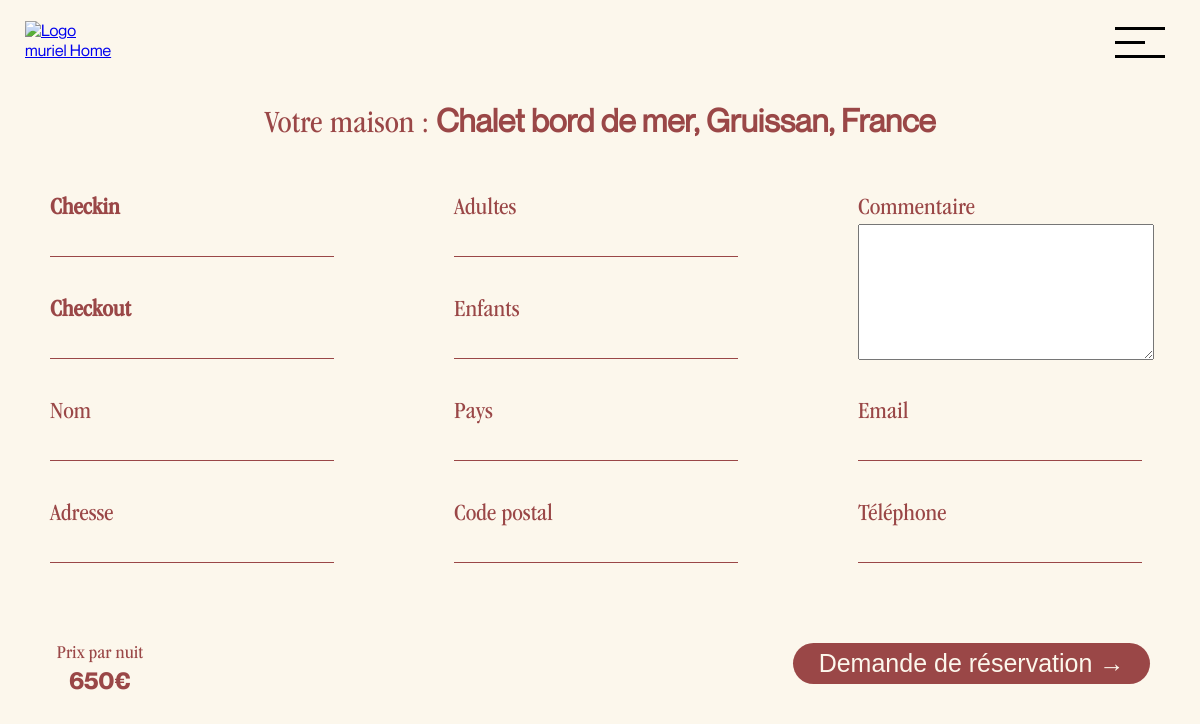
/reservation-2.php?maison=24, run on an earlier commit of the app's database.
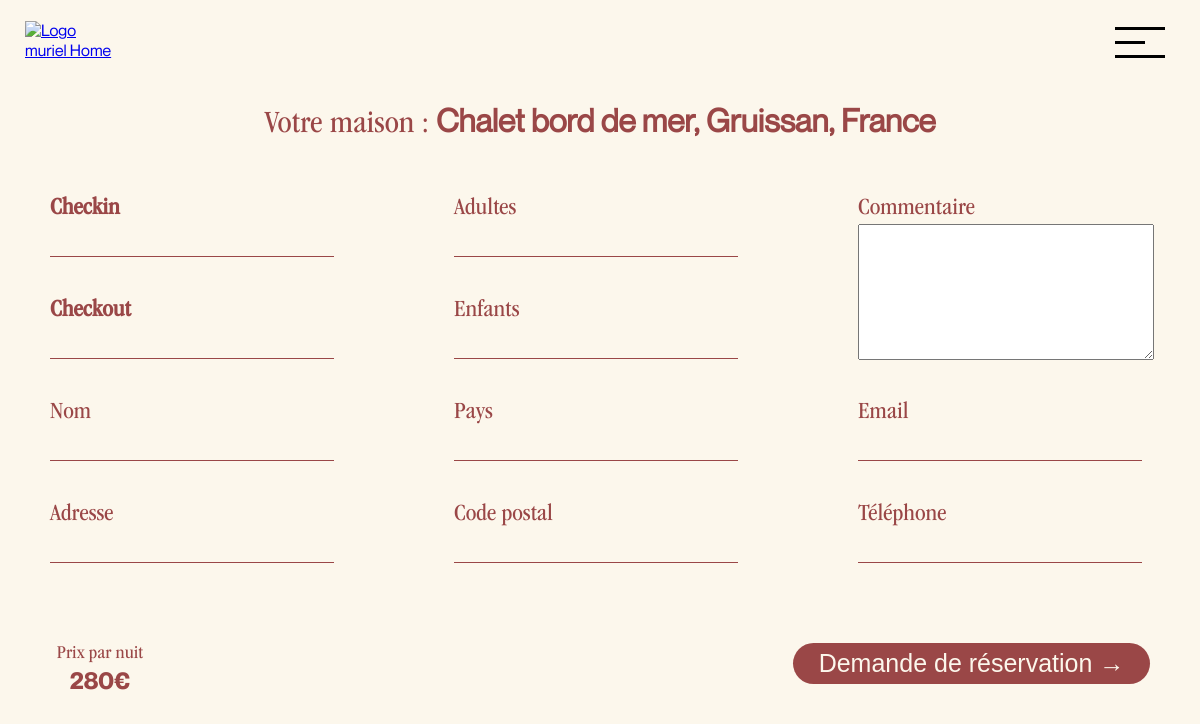
And on a later commit of the database.
### tables this page shows
CREATE TABLE `rooms` (
  `id` int(11) NOT NULL,
  `room_number` varchar(255) NOT NULL,
  `shortName` varchar(50) NOT NULL,
  `price` text NOT NULL,
  `details` text NOT NULL,
  `details2` text NOT NULL,
  `details3` text NOT NULL,
  `lieu` varchar(255) NOT NULL,
  `map` text NOT NULL,
  `photo` text NOT NULL,
  `photo_des` longtext NOT NULL,
  `photo2` longtext NOT NULL,
  `photo_des2` longtext NOT NULL,
  `photo3` longtext NOT NULL,
  `photo_des3` longtext NOT NULL,
  `photo4` longtext NOT NULL,
  `photo_des4` longtext NOT NULL,
  `photo5` longtext NOT NULL,
  `photo_des5` longtext NOT NULL,
  `photo6` longtext NOT NULL,
  `photo_des6` longtext NOT NULL,
  `photo7` longtext NOT NULL,
  `photo_des7` longtext NOT NULL,
  `photo8` longtext NOT NULL,
  `photo_des8` longtext NOT NULL,
  `photo9` longtext NOT NULL,
  `photo_des9` longtext NOT NULL,
  `photo10` longtext NOT NULL,
  `photo_des10` longtext NOT NULL,
  `photo11` longtext NOT NULL,
  `photo_des11` longtext NOT NULL,
  `photo12` longtext NOT NULL,
  `photo_des12` longtext NOT NULL,
  `photo13` longtext NOT NULL,
  `photo_des13` longtext NOT NULL,
  `photo14` longtext NOT NULL,
  `photo_des14` longtext NOT NULL,
  `photo15` longtext NOT NULL,
  `photo_des15` longtext NOT NULL,
  `photo16` longtext NOT NULL,
  `photo_des16` longtext NOT NULL,
  `photo17` longtext NOT NULL,
  `photo_des17` longtext NOT NULL,
  `photo18` longtext NOT NULL,
  `photo_des18` longtext NOT NULL,
  `photo19` longtext NOT NULL,
  `photo_des19` longtext NOT NULL,
  `photo20` longtext NOT NULL,
  `photo_des20` longtext NOT NULL,
  `photo21` longtext NOT NULL,
  `photo_des21` longtext NOT NULL,
  `photo22` longtext NOT NULL,
  `photo_des22` longtext NOT NULL,
  `photo23` longtext NOT NULL,
  `photo_des23` longtext NOT NULL,
  `photo24` longtext NOT NULL,
  `photo_des24` longtext NOT NULL,
  `eq1` longtext NOT NULL,
  `eq2` longtext NOT NULL,
  `eq3` longtext NOT NULL,
  `eq4` longtext NOT NULL,
  `eq5` longtext NOT NULL,
  `eq6` longtext NOT NULL,
  `eq7` longtext NOT NULL,
  `eq8` longtext NOT NULL,
  `eq9` longtext NOT NULL,
  `eq10` longtext NOT NULL,
  `eq11` longtext NOT NULL,
  `eq12` longtext NOT NULL,
  `eq13` longtext NOT NULL,
  `eq14` longtext NOT NULL,
  `eq15` longtext NOT NULL,
  `act1` longtext NOT NULL,
  `act2` longtext NOT NULL,
  `act3` longtext NOT NULL,
  `act4` varchar(80) NOT NULL,
  `act5` varchar(80) NOT NULL,
  `act6` varchar(80) NOT NULL,
  `act7` varchar(80) NOT NULL,
  `act8` varchar(80) NOT NULL,
  `act9` varchar(80) NOT NULL,
  `act10` varchar(80) NOT NULL,
  `act11` varchar(80) NOT NULL,
  `act12` varchar(80) NOT NULL,
  `act13` varchar(80) NOT NULL,
  `act14` varchar(80) NOT NULL,
  `act15` varchar(80) NOT NULL,
  `act16` varchar(80) NOT NULL,
  `act17` varchar(80) NOT NULL,
  `inte1` varchar(80) NOT NULL,
  `inte2` varchar(80) NOT NULL,
  `inte3` varchar(80) NOT NULL,
  `inte4` varchar(80) NOT NULL,
  `inte5` varchar(80) NOT NULL,
  `inte6` varchar(80) NOT NULL,
  `inte7` varchar(80) NOT NULL,
  `inte8` varchar(80) NOT NULL,
  `inte9` varchar(80) NOT NULL,
  `inte10` varchar(80) NOT NULL,
  `inte11` varchar(80) NOT NULL,
  `dist1` varchar(100) NOT NULL,
  `dist2` varchar(100) NOT NULL,
  `dist3` varchar(100) NOT NULL,
  `dist4` varchar(100) NOT NULL,
  `dist5` varchar(100) NOT NULL,
  `dist6` varchar(100) NOT NULL,
  `dist7` varchar(100) NOT NULL
);

### reservation-2.php (the view, shortened to what this page needs)
<?php
require_once 'core/core.php';
include 'includes/header.php';
$roomID = $_GET['maison'];
$select = $db->query("SELECT * FROM rooms WHERE id = '{$roomID}' ");
$maison = $select->fetch(PDO::FETCH_ASSOC);
?>
<link rel="stylesheet" href="https://ajax.googleapis.com/ajax/libs/jqueryui/1.12.1/themes/humanity/jquery-ui.css" type="text/css">
<div class="qhero_page_reservation_2">
    <h1 data-aos="fade" data-aos-anchor-placement="top-bottom" data-aos-delay="0" data-aos-duration="2000">Votre maison : <span> <?= $maison['shortName'] . ', ' . $maison['lieu']; ?></span></h1>
    <form action="" method="POST" id="myForm" class="form-control" name="register" onsubmit="return validate();">
        <div class="row" data-aos="fade" data-aos-anchor-placement="top-bottom" data-aos-delay="500" data-aos-duration="2000">
            <div class="col">
                <div>
                    <div class="input_row">
                        <label for=txtFromDate1><strong>Checkin</strong></label><br>
                        <input type="text" name="txtFromDate1" id="txtFromDate1" class="home-input" />
                        <br>
                    </div>
                    <div class="input_row">
                        <label for=txtFromDate2><strong>Checkout</strong></label><br>
                        <input type="text" name="txtFromDate2" id="txtFromDate2" class="home-input" />
                        <br>
                    </div>
                </div>
                <div>
                    <div class="input_row">
                        <label class="form-control-label">Adultes</label><br>
                        <input type="number" class="form-control" max="10" min="0" name="people" id="people">
                        <br>
                    </div>
                    <div class="input_row">
                        <label class="form-control-label">Enfants</label><br>
                        <input type="number" class="form-control" max="10" min="0" name="children" id="child">
                        <br>
                    </div>
                </div>
                <div class="input_row">
                    <label for="">Commentaire</label><br>
                    <textarea name="commentaire" id="" cols="30" rows="5"></textarea>
                </div>
            </div>
        </div>
        <div class="row">
            <div class="col" data-aos="fade" data-aos-anchor-placement="top-bottom" data-aos-delay="500" data-aos-duration="2000">
                <div>
                    <div class="input_row">
                        <label class="form-control-label">Nom</label><br>
                        <input type="text" class="form-control" name="name" id="name">
                        <br>
                    </div>
                    <div class="input_row">
                        <label class="form-control-label">Adresse</label><br>
                        <input type="text" class="form-control" name="adress" id="adress">
                        <br>
                    </div>
                </div>
                <div>
                    <div class="input_row">
                        <label class="form-control-label">Pays</label><br>
                        <input type="text" class="form-control" max="5" name="pays" id="pays">
                        <br>
                    </div>
                    <div class="input_row">
                        <label class="form-control-label">Code postal</label><br>
                        <input type="text" class="form-control" name="zip" id="zip">
                        <br>
                    </div>
                </div>
                <div>
                    <div class="input_row">
                        <label class="form-control-label">Email</label><br>
                        <input type="mail" class="form-control" max="5" name="email" id="email">
                        <br>
                    </div>
                    <div class="input_row">
                        <label class="form-control-label">Téléphone</label><br>
                        <input type="tel" class="form-control" max="5" name="phone" id="phone">
                        <br>
                    </div>
                </div>
            </div>
        </div>
        <div class="ajustement-margin-top">
            <div class="row finalPrice prix-nuit-div" data-aos="fade" data-aos-anchor-placement="top-bottom" data-aos-delay="1000" data-aos-duration="2000">
                <div class="col_price">
                    <h3>Prix par nuit</h3>
                    <h4><?= $maison['price']; ?>€</h4>
                </div>
            </div>
            <div class="row boutton-reservation-finale" - data-aos="fade" data-aos-anchor-placement="top-bottom" data-aos-delay="1500" data-aos-duration="2000">
                <div class="col_price reservationFinale">
                    <input type="submit" name="checkin" value="Demande de réservation →" class="submit">
                </div>
            </div>
        </div>
    </form>
</div>

What changed in the data, as far as the page shows it:
changed rooms "Chalet bord de mer": price "650" → "280"
